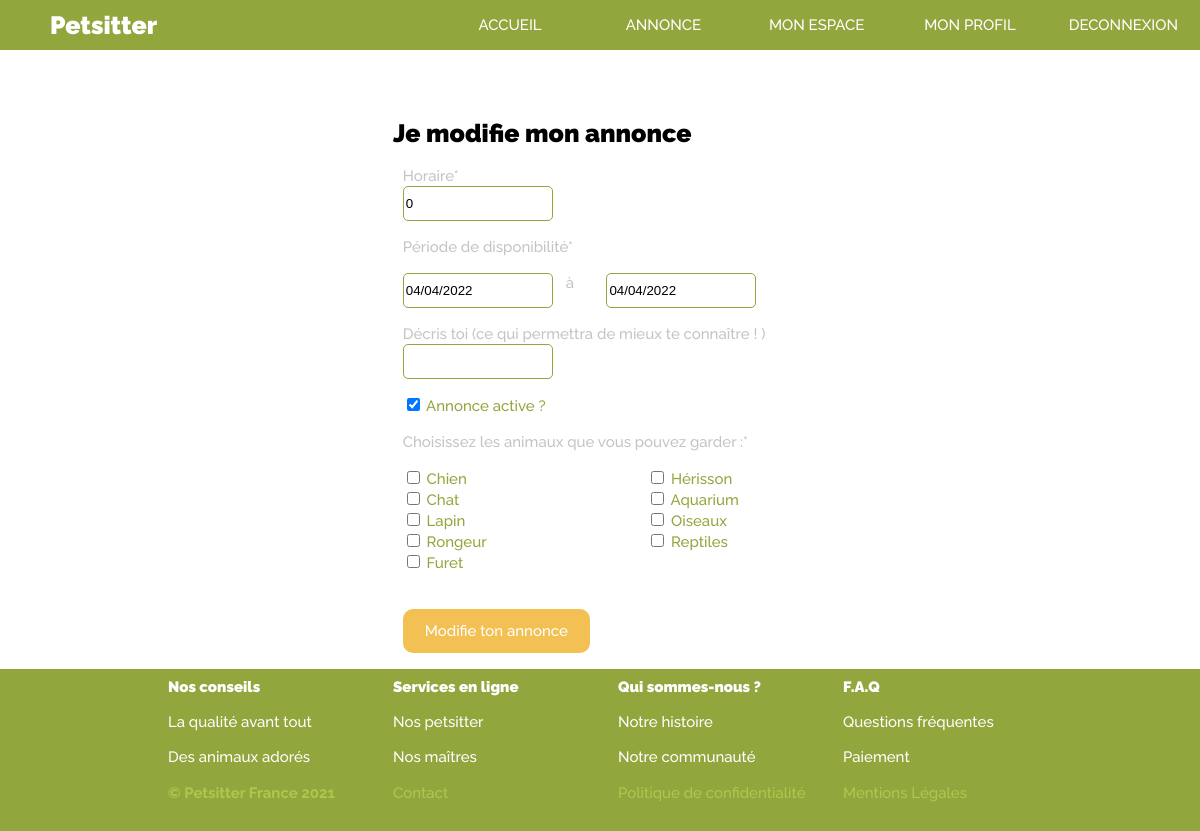
/annonce.php?id=31 (signed in), run on the app's committed database.
### tables this page shows
CREATE TABLE `annonce` (
  `id` int(11) unsigned NOT NULL AUTO_INCREMENT,
  `horaire` int(1) DEFAULT NULL,
  `prix` int(4) DEFAULT 10,
  `startDate` text DEFAULT NULL,
  `endDate` text DEFAULT NULL,
  `note` int(5) unsigned DEFAULT 1,
  `actif` tinyint(1) DEFAULT NULL,
  `userID` int(11) DEFAULT NULL,
  `animaux_id` int(11) DEFAULT 1,
  `biographie` varchar(300) DEFAULT NULL,
  `garder_ID` int(11) DEFAULT 1,
  PRIMARY KEY (`id`)
);

### annonce.php (the view, shortened to what this page needs)
<?php
include_once('./require.php');
$modifierAnnonce = false;
if (isset($_GET['id']) && isset($_SESSION['id'])) {
    $preparedRequest = $DB->prepare('SELECT * FROM annonce WHERE id = :id');
    $preparedRequest->bindValue('id', $_GET['id'], PDO::PARAM_INT);
    $preparedRequest->execute();
    $data = $preparedRequest->fetch();
    if ($data['userID'] == $_SESSION['id']) {
        $modifierAnnonce = true;
        if (!empty($_POST)) {
            $preparedRequest = $DB->prepare('UPDATE annonce SET horaire = :horaire, startDate = :startDate, endDate = :endDate, actif = :actif ,biographie =:biographie  WHERE id = :id');
            $preparedRequest->bindValue('horaire', $_POST['horaire'], PDO::PARAM_INT);
            $preparedRequest->bindValue('startDate', strtotime(str_replace('/', '-', trim($_POST['startDate']))));
            $preparedRequest->bindValue('endDate', strtotime(str_replace('/', '-', trim($_POST['endDate']))));
            $preparedRequest->bindValue('actif', $_POST['actif'], PDO::PARAM_BOOL);
            $preparedRequest->bindValue('biographie', $_POST['biographie'], PDO::PARAM_STR);
            $preparedRequest->bindValue('id', $_GET['id'], PDO::PARAM_INT);
            $preparedRequest->execute();
            extract($_POST);
            header('Location: ./espace-membre.php');
        } else {
            $horaire = $data['horaire'];
            $startDate = $data['startDate'];
            $endDate = $data['endDate'];
            $actif = $data['actif'];
            $biographie = $data['biographie'];
        }
    }
}
?>
<!DOCTYPE html>
<html lang="fr">
<head>
    <?php require_once('./_head/meta.php');
    require_once('./_head/link.php');
    ?>
    <link href="/style/formulaire.css" rel="stylesheet">
</head>
<body>
    <?php require_once('./_nav/navigation.php') ?>
    <div class="container">
        <div class="row">
            <div class="col-3">&nbsp;</div>
            <div class="col-7">
                <?php
                if ($modifierAnnonce) :
                ?>
                    <h3 class="font_raleway_regular_25px">Je modifie mon annonce</h3>
                <?php
                else :
                ?>
                    <h3 class="font_raleway_regular_25px">Je crée mon annonce</h3>
                <?php
                endif;
                ?>
                <form method="post">
                    <div class="row font_raleway_regular_15px lightgrey_txt">
                        <div class="col-12">
                            <label id="horaire">Horaire*</label><br />
                            <input type="text" name="horaire" id="horaire" placeholder="horaire" class="champs" value="<?php if (isset($horaire)) echo $horaire; ?>">
                        </div>
                    </div>
                    <div class="row font_raleway_regular_15px lightgrey_txt">
                        <div class="col-12">
                            <label for="startDate">Période de disponibilité*</label>
                        </div>
                        <div id="range">
                            <div class="col-4">
                                <input type="text" name="startDate" id="startDate" class="champs" value="<?php if (isset($startDate)) echo $startDate; ?>">
                            </div>
                            <div class="col-1">
                                <span class="lightgrey_txt">à</span>
                            </div>
                            <div class="col-4">
                                <input type="text" name="endDate" class="champs" value="<?php if (isset($endDate)) echo $endDate; ?>">
                            </div>
                        </div>
                    </div>
                    <div class="row font_raleway_regular_15px lightgrey_txt">
                        <div class="col-12">
                            <label for="biographie">Décris toi (ce qui permettra de mieux te connaître ! )</label><br />
                            <input type="text" name="biographie" id="biographie" class="champs"value="<?php if (isset($biographie)) echo $biographie; ?>" >
                        </div>
                    </div>
                    <div class="row services">
                        <div class="font_raleway_regular_15px green_txt">
                            <div class="col-12">
                                <input type="checkbox" id="actif" name="actif" value="1"  <?php if (isset($actif)) echo 'checked'; ?>>
                                <label for="actif">Annonce active ?</label>
                            </div>
                        </div>
                    </div>
                    <div class="row services">
                        <div class="font_raleway_regular_15px green_txt">
                            <div class="col-12 lightgrey_txt">
                                <label>Choisissez les animaux que vous pouvez garder :*</label>
                            </div>
                            <div class="col-6">
                                <input type="checkbox" id="chien" name="chien" placeholder="chien" value="chien">
                                <label for="chien">Chien</label><br>
                                <input type="checkbox" id="chat" name="chat" placeholder="chat" value="chat">
                                <label for="chat">Chat</label><br>
                                <input type="checkbox" id="lapin" name="lapin" placeholder="lapin" value="lapin">
                                <label for="lapin">Lapin</label><br>
                                <input type="checkbox" id="rongeur" name="rongeur" placeholder="rongeur" value="rongeur">
                                <label for="rongeur">Rongeur</label><br>
                                <input type="checkbox" id="furet" name="furet" placeholder="furet" value="furet">
                                <label for="furet">Furet</label><br>
                            </div>
                            <div class="col-6">
                                <input type="checkbox" id="herisson" name="herisson" placeholder="herisson" value="herisson">
                                <label for="herisson">Hérisson</label><br>
                                <input type="checkbox" id="aquarium" name="aquarium" placeholder="aquarium" value="aquarium">
                                <label for="aquarium">Aquarium</label><br>
                                <input type="checkbox" id="oiseaux" name="oiseaux" placeholder="oiseaux" value="oiseaux">
                                <label for="oiseaux">Oiseaux</label><br>
                                <input type="checkbox" id="reptiles" name="reptiles" placeholder="reptiles" value="reptiles">
                                <label for="reptiles">Reptiles</label><br>
                            </div>
                        </div>
                    </div>
                    <div class="row">
                        <div class="font_raleway_regular_15px green_txt">
                            <div class="col-12">
                                <button type="submit" name="createAnnonce" class="white_txt font_raleway_regular_15px"><?php if($modifierAnnonce) { echo 'Modifie ton annonce'; } else { echo 'Crée ton annonce'; } ?></button>
                            </div>
                        </div>
                    </div>
                </form>
            </div>
        </div>
    </div>
    <?php
    require_once('./_footer/footer.php')
    ?>
    <link href="style/datepicker.min.css" rel="stylesheet">
</body>
</html>

### style/color.css (style rules this page uses)
.lightgrey_txt { color: #C4C4C4; }
.green_txt { color: #92A63E; }
.white_txt { color: WHITE; }

### style/simple-grid.css (style rules this page uses)
.container { width: 90%; margin-left: auto; margin-right: auto; }
.row { position: relative; width: 100%; }
.row [class^="col"] { float: left; margin: 0.5rem 2%; min-height: 0.125rem; }
.col-1, .col-2, .col-3, .col-4, .col-5, .col-6, .col-7, .col-8, .col-9, .col-10, .col-11, .col-12 { width: 96%; }
.row::after { content: ""; display: table; clear: both; }
@media only screen and (min-width: 540px) { .container { width: 80%; } }
@media only screen and (min-width: 720px) { .col-1 { width: 4.33%; } }
@media only screen and (min-width: 720px) { .col-3 { width: 21%; } }
@media only screen and (min-width: 720px) { .col-4 { width: 29.33%; } }
@media only screen and (min-width: 720px) { .col-6 { width: 46%; } }
@media only screen and (min-width: 720px) { .col-7 { width: 54.33%; } }
@media only screen and (min-width: 720px) { .col-12 { width: 96%; } }
@media only screen and (min-width: 1200px) { .container { width: 75%; max-width: 1200px; } }

### style/formulaire.css (style rules this page uses)
.champs { width:150px; height:35px; border:1px solid #92A63E; border-radius: 5px; }
button { border: 0; line-height: 1; padding: 10PX 20px; text-align: center; border-radius: 10px; border: solid #F3C053 2px; background-color: #F3C053; color: white; margin-top: 20px; }

### data on the page
annonce: horaire "0", startDate "04/04/2022", endDate "04/04/2022"
